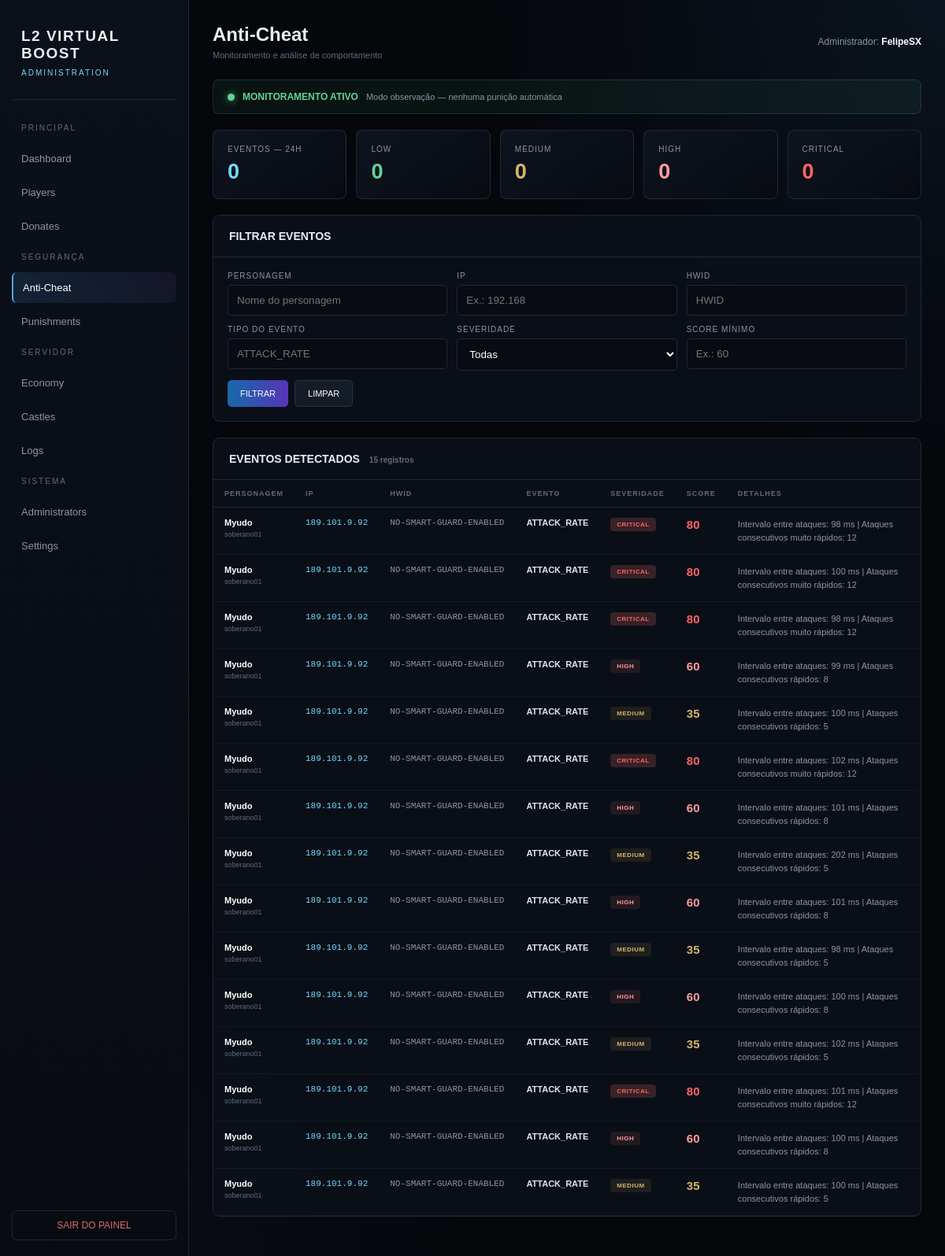
Screenshot of /site/admin/anticheat.php (signed in) with the database file from the repository.
### tables this page shows
CREATE TABLE `anticheat_events` (
  `id` bigint(20) unsigned NOT NULL AUTO_INCREMENT,
  `character_name` varchar(100) DEFAULT NULL,
  `account_name` varchar(100) DEFAULT NULL,
  `ip_address` varchar(45) DEFAULT NULL,
  `hwid` varchar(255) DEFAULT NULL,
  `event_type` varchar(80) NOT NULL,
  `severity` enum('LOW','MEDIUM','HIGH','CRITICAL') NOT NULL DEFAULT 'LOW',
  `score` tinyint(3) unsigned NOT NULL DEFAULT 0,
  `details` text DEFAULT NULL,
  `created_at` datetime NOT NULL DEFAULT current_timestamp(),
  PRIMARY KEY (`id`),
  KEY `idx_ac_created` (`created_at`),
  KEY `idx_ac_character` (`character_name`),
  KEY `idx_ac_ip` (`ip_address`),
  KEY `idx_ac_severity` (`severity`)
);

### site/admin/anticheat.php (the view, shortened to what the rows shown need)
<?php
require_once __DIR__ . '/includes/auth.php';
$admin = current_admin();
$page = max(1, (int)($_GET['page'] ?? 1));
$perPage = 50;
$offset = ($page - 1) * $perPage;
$params = [];
$whereSql = '';
$events = [];
try {
    $sql = "
        SELECT
            id,
            character_name,
            account_name,
            ip_address,
            hwid,
            event_type,
            severity,
            score,
            details,
            created_at
        FROM anticheat_events
        $whereSql
        ORDER BY id DESC
        LIMIT $perPage OFFSET $offset
    ";
    $stmt = $pdo->prepare($sql);
    $stmt->execute($params);
    $events = $stmt->fetchAll();
} catch (Throwable $e) {
    $events = [];
}
?>
<!DOCTYPE html>
<html lang="pt-BR">
<head>
</head>
<body>
<aside class="sidebar">
<div class="logo">
    <h1>
        L2 VIRTUAL BOOST
    </h1>
</div>
</aside>
<main class="content">
<div class="topbar">
    <div>
        <h2>
            Anti-Cheat
        </h2>
    </div>
    <div class="admin-info">
        Administrador:
        <strong>
            <?= htmlspecialchars(
                $admin['username'] ?? 'Admin',
                ENT_QUOTES,
                'UTF-8'
            ) ?>
        </strong>
    </div>
</div>
<div class="panel">
    <?php if (empty($events)): ?>
        <div class="empty">
            Nenhum evento encontrado.
            <br><br>
            O Anti-Cheat ainda não recebeu dados
            ou os filtros não encontraram resultados.
        </div>
    <?php else: ?>
        <div class="table-wrapper">
            <table>
                <thead>
                    <tr>
                        <th>
                            Personagem
                        </th>
                        <th>
                            IP
                        </th>
                        <th>
                            HWID
                        </th>
                        <th>
                            Evento
                        </th>
                        <th>
                            Severidade
                        </th>
                        <th>
                            Score
                        </th>
                        <th>
                            Detalhes
                        </th>
                    </tr>
                </thead>
                <tbody>
                <?php foreach ($events as $event): ?>
                    <?php
                    $eventSeverity =
                        strtoupper(
                            (string)$event['severity']
                        );
                    $badgeClass =
                        'badge-' .
                        strtolower(
                            $eventSeverity
                        );
                    $score =
                        (int)$event['score'];
                    if ($score >= 80) {
                        $scoreClass =
                            'score-critical';
                    } elseif ($score >= 60) {
                        $scoreClass =
                            'score-high';
                    } elseif ($score >= 30) {
                        $scoreClass =
                            'score-medium';
                    } else {
                        $scoreClass =
                            'score-normal';
                    }
                    ?>
                    <tr>
                        <td>
                            <div class="character">
                                <?= htmlspecialchars(
                                    (string)(
                                        $event['character_name']
                                        ?: '-'
                                    ),
                                    ENT_QUOTES,
                                    'UTF-8'
                                ) ?>
                            </div>
                            <?php if (
                                !empty(
                                    $event['account_name']
                                )
                            ): ?>
                                <div class="account">
                                    <?= htmlspecialchars(
                                        (string)$event[
                                            'account_name'
                                        ],
                                        ENT_QUOTES,
                                        'UTF-8'
                                    ) ?>
                                </div>
                            <?php endif; ?>
                        </td>
                        <td>
                            <div class="ip">
                                <?= htmlspecialchars(
                                    (string)(
                                        $event['ip_address']
                                        ?: '-'
                                    ),
                                    ENT_QUOTES,
                                    'UTF-8'
                                ) ?>
                            </div>
                        </td>
                        <td>
                            <div
                                class="hwid"
                                title="<?= htmlspecialchars(
                                    (string)(
                                        $event['hwid']
                                        ?: '-'
                                    ),
                                    ENT_QUOTES,
                                    'UTF-8'
                                ) ?>"
                            >
                                <?= htmlspecialchars(
                                    (string)(
                                        $event['hwid']
                                        ?: '-'
                                    ),
                                    ENT_QUOTES,
                                    'UTF-8'
                                ) ?>
                            </div>
                        </td>
                        <td>
                            <div class="event">
                                <?= htmlspecialchars(
                                    (string)$event[
                                        'event_type'
                                    ],
                                    ENT_QUOTES,
                                    'UTF-8'
                                ) ?>
                            </div>
                        </td>
                        <td>
                            <span
                                class="badge <?= $badgeClass ?>"
                            >
                                <?= htmlspecialchars(
                                    $eventSeverity,
                                    ENT_QUOTES,
                                    'UTF-8'
                                ) ?>
                            </span>
                        </td>
                        <td>
                            <span
                                class="score <?= $scoreClass ?>"
                            >
                                <?= $score ?>
                            </span>
                        </td>
                        <td>
                            <div class="details">
                                <?= nl2br(
                                    htmlspecialchars(
                                        (string)(
                                            $event['details']
                                            ?: '-'
                                        ),
                                        ENT_QUOTES,
                                        'UTF-8'
                                    )
                                ) ?>
                            </div>
                        </td>
                    </tr>
                <?php endforeach; ?>
                </tbody>
            </table>
        </div>
    <?php endif; ?>
</div>
</main>
</body>
</html>

### rows the page displays
anticheat_events: character_name "Myudo", account_name "soberano01", ip_address "189.101.9.92", hwid "NO-SMART-GUARD-ENABLED", event_type "ATTACK_RATE", severity "CRITICAL", score "80", details "Intervalo entre ataques: 98 ms | Ataques consecutivos muito rápidos: 12"
anticheat_events: character_name "Myudo", account_name "soberano01", ip_address "189.101.9.92", hwid "NO-SMART-GUARD-ENABLED", event_type "ATTACK_RATE", severity "CRITICAL", score "80", details "Intervalo entre ataques: 100 ms | Ataques consecutivos muito rápidos: 12"
anticheat_events: character_name "Myudo", account_name "soberano01", ip_address "189.101.9.92", hwid "NO-SMART-GUARD-ENABLED", event_type "ATTACK_RATE", severity "CRITICAL", score "80", details "Intervalo entre ataques: 98 ms | Ataques consecutivos muito rápidos: 12"
anticheat_events: character_name "Myudo", account_name "soberano01", ip_address "189.101.9.92", hwid "NO-SMART-GUARD-ENABLED", event_type "ATTACK_RATE", severity "HIGH", score "60", details "Intervalo entre ataques: 99 ms | Ataques consecutivos rápidos: 8"
anticheat_events: character_name "Myudo", account_name "soberano01", ip_address "189.101.9.92", hwid "NO-SMART-GUARD-ENABLED", event_type "ATTACK_RATE", severity "MEDIUM", score "35", details "Intervalo entre ataques: 100 ms | Ataques consecutivos rápidos: 5"
anticheat_events: character_name "Myudo", account_name "soberano01", ip_address "189.101.9.92", hwid "NO-SMART-GUARD-ENABLED", event_type "ATTACK_RATE", severity "CRITICAL", score "80", details "Intervalo entre ataques: 102 ms | Ataques consecutivos muito rápidos: 12"
anticheat_events: character_name "Myudo", account_name "soberano01", ip_address "189.101.9.92", hwid "NO-SMART-GUARD-ENABLED", event_type "ATTACK_RATE", severity "HIGH", score "60", details "Intervalo entre ataques: 101 ms | Ataques consecutivos rápidos: 8"
anticheat_events: character_name "Myudo", account_name "soberano01", ip_address "189.101.9.92", hwid "NO-SMART-GUARD-ENABLED", event_type "ATTACK_RATE", severity "MEDIUM", score "35", details "Intervalo entre ataques: 202 ms | Ataques consecutivos rápidos: 5"
anticheat_events: character_name "Myudo", account_name "soberano01", ip_address "189.101.9.92", hwid "NO-SMART-GUARD-ENABLED", event_type "ATTACK_RATE", severity "HIGH", score "60", details "Intervalo entre ataques: 101 ms | Ataques consecutivos rápidos: 8"
anticheat_events: character_name "Myudo", account_name "soberano01", ip_address "189.101.9.92", hwid "NO-SMART-GUARD-ENABLED", event_type "ATTACK_RATE", severity "MEDIUM", score "35", details "Intervalo entre ataques: 98 ms | Ataques consecutivos rápidos: 5"
anticheat_events: character_name "Myudo", account_name "soberano01", ip_address "189.101.9.92", hwid "NO-SMART-GUARD-ENABLED", event_type "ATTACK_RATE", severity "HIGH", score "60", details "Intervalo entre ataques: 100 ms | Ataques consecutivos rápidos: 8"
anticheat_events: character_name "Myudo", account_name "soberano01", ip_address "189.101.9.92", hwid "NO-SMART-GUARD-ENABLED", event_type "ATTACK_RATE", severity "MEDIUM", score "35", details "Intervalo entre ataques: 102 ms | Ataques consecutivos rápidos: 5"
anticheat_events: character_name "Myudo", account_name "soberano01", ip_address "189.101.9.92", hwid "NO-SMART-GUARD-ENABLED", event_type "ATTACK_RATE", severity "CRITICAL", score "80", details "Intervalo entre ataques: 101 ms | Ataques consecutivos muito rápidos: 12"
anticheat_events: character_name "Myudo", account_name "soberano01", ip_address "189.101.9.92", hwid "NO-SMART-GUARD-ENABLED", event_type "ATTACK_RATE", severity "HIGH", score "60", details "Intervalo entre ataques: 100 ms | Ataques consecutivos rápidos: 8"
anticheat_events: character_name "Myudo", account_name "soberano01", ip_address "189.101.9.92", hwid "NO-SMART-GUARD-ENABLED", event_type "ATTACK_RATE", severity "MEDIUM", score "35", details "Intervalo entre ataques: 100 ms | Ataques consecutivos rápidos: 5"

### other values shown
$admin['username'] "FelipeSX"
$stats['total'] "0"
$stats['low'] "0"
$stats['medium'] "0"
$stats['high'] "0"
$stats['critical'] "0"
$total "15"
